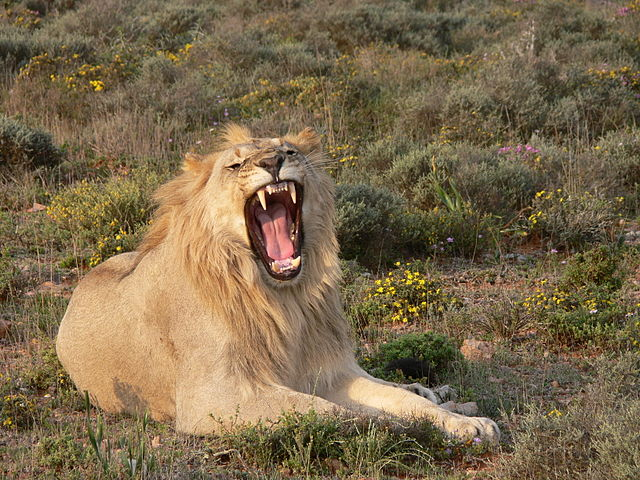
#> input picture images_class/lion.JPG, 640 x 480 px, found by its file name
$ jupyter execute --allow-errors NB1_CV2024_2_complete-1.ipynb
#> lines starting #> are read from the running program, lines starting #| are printed output that depends on the picture
## TE3002B FJ 2024
### Computer Vision

[cell 1]
# import libraries
import numpy as np
import matplotlib.pyplot as plt
from skimage.io import imread
from skimage.color import rgb2gray, gray2rgb, rgb2lab, lab2rgb
from skimage.util import random_noise
from scipy.ndimage import uniform_filter, median_filter, gaussian_filter

#Not necessary only for jupyterthemes
# from jupyterthemes import jtplot
# jtplot.style()

[cell 2]
plots = lambda rows=1, cols=1, figsize=(20,10): plt.subplots(rows, cols, figsize=(figsize))
GREY = plt.cm.gray
REDS = plt.cm.Reds
GREENS = plt.cm.Greens
BLUES = plt.cm.Blues

#### Load a simple image

[cell 3]
lion = imread('images_class\lion.JPG')
#> lion is the input picture: shape (480, 640, 3); mean R, G, B 123.1, 105.2, 76.1
lion_grey = rgb2gray(lion)
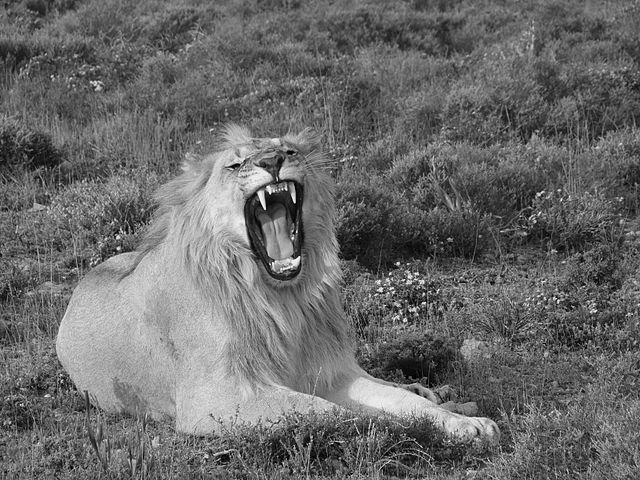
#> lion_grey: shape (480, 640) float64; min 0.000833, max 0.988, mean 0.419

[cell 4]
lion.dtype

[cell 5]
f1, (ax1, ax2) = plots(1, 2)
ax1.imshow(lion), ax1.axis('off'), ax1.set_title('Colour lion', size=30)
ax2.imshow(lion_grey, cmap=GREY), ax2.axis('off'), ax2.set_title('Greyscale lion', size=30)
plt.show()
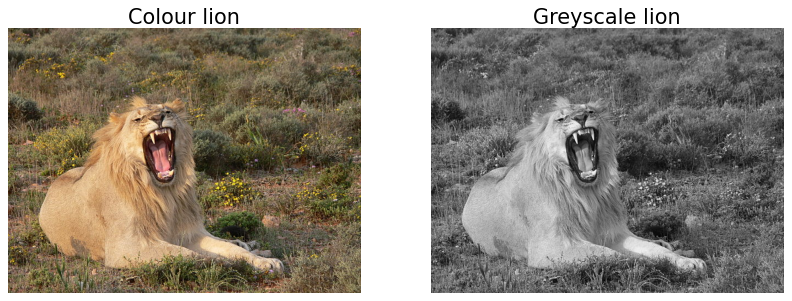
#> figure drawn by matplotlib, 2 panels

#### Plot Peppers

[cell 6]
peppers = imread('images_class/peppers.png')
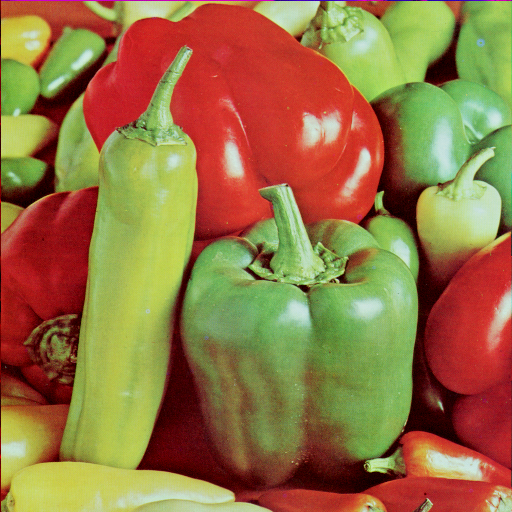
#> input picture images_class/peppers.png, 512 x 512 px
#> peppers is the input picture: shape (512, 512, 3); mean R, G, B 149.8, 115.6, 66.5

[cell 7]
peppers.shape
#> Out = (512, 512, 3)

[cell 8]
f2, (ax1, ax2, ax3, ax4) = plots(1, 4)
ax1.imshow(peppers), ax1.axis('off'), ax1.set_title('Peppers in color', size=30)
ax2.imshow(peppers[..., 0], cmap=REDS), ax2.axis('off'), ax2.set_title('Peppers red channel', size=30)
ax3.imshow(peppers[..., 1], cmap=GREENS), ax3.axis('off'), ax3.set_title('Peppers green channel', size=30)
ax4.imshow(peppers[..., 2], cmap=BLUES), ax4.axis('off'), ax4.set_title('Peppers blue channel', size=30)


plt.show()
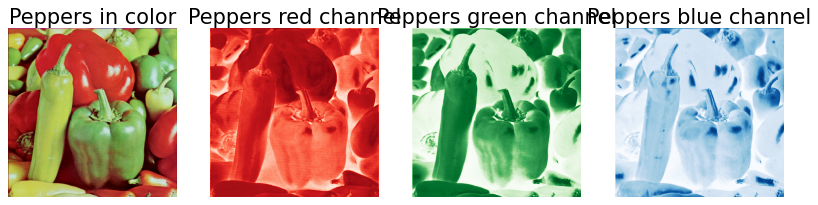
#> figure drawn by matplotlib, 4 panels

#### Merge Images

#> (a cell that did not finish here is left out)

[cell 10]
bill = rgb2gray(imread('images/billface.jpg'))
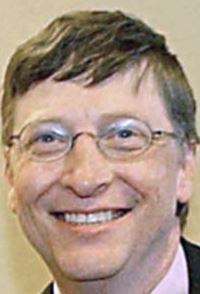
#> input picture images_class/billface.jpg, 200 x 294 px, found by its file name
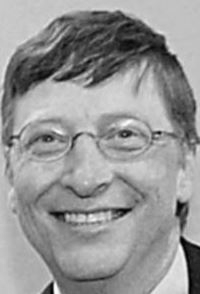
#> bill: shape (294, 200) float64; min 0.00254, max 0.997, mean 0.59
steve = rgb2gray(imread('images/steve.jpg'))
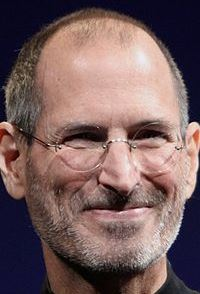
#> input picture images_class/steve.jpg, 200 x 294 px, found by its file name
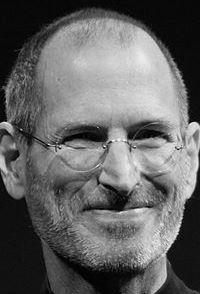
#> steve: shape (294, 200) float64; min 0, max 0.979, mean 0.395
